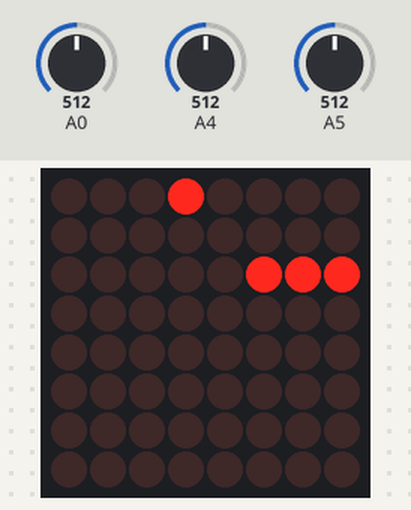
This sketch was run on a simulated Arduino Uno, built with avr-gcc and run on an emulated ATmega328P. On the bench: 8×8 LED matrix. Inputs (shaded band) come from the test bench; at power-on: A5 = 512, A0 = 512, A4 = 512. Random numbers use the default seed unless the sketch sets one.

Above: at 1.2 s.
1.3 s: A5 set to 587
At 1.36 s:
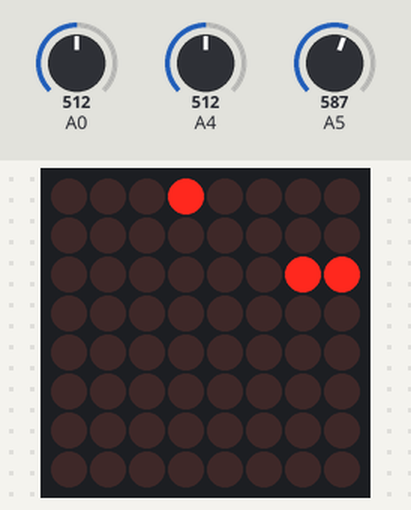
3.9 s: A5 set to 607
At 4.07 s:
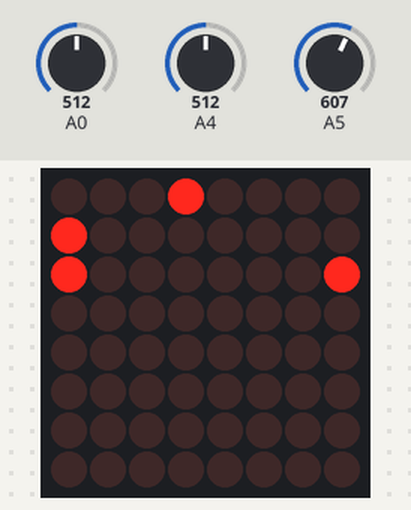
At 4.68 s:
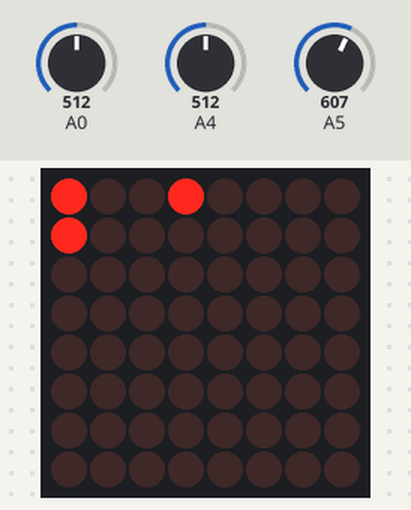
Timing chart, 0 to 6.9 s (numbered marks = the images above; inputs shaded):
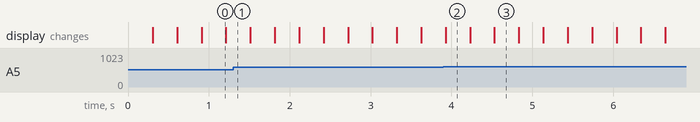

The sketch:

Snake_1.0.ino
```cpp
#include <LedControl.h>
LedControl lc = LedControl(6,3,5, 1);
int length = 3;
int direction = 0;
int xa, ya, r, r2;
int game = 1;


struct Point{
  int x;
  int y;
};

Point Snake[64];

void move(){
  if(Snake[0].x > 7) Snake[0].x = 0;
  if(Snake[0].y > 7) Snake[0].y = 0;
  if(Snake[0].x < 0) Snake[0].x = 7;
  if(Snake[0].y < 0) Snake[0].y = 7;

  lc.setLed(0, Snake[0].x, Snake[0].y, true);
  for(int i = length; i>0; i--){
    Snake[i].x = Snake[i-1].x;
    Snake[i].y = Snake[i-1].y;
  }

  if(direction == 0){
    Snake[0].y += 1;
  }if(direction == 1){
    Snake[0].y -= 1;
  }if(direction == 2){
    Snake[0].x += 1;
  }if(direction == 3){
    Snake[0].x -= 1;
  }

  lc.clearDisplay(0);
  for(int i = 0; i < length; i++){
    lc.setLed(0, Snake[i].x, Snake[i].y, true);
  }
  for(int i = length-1; i>0; i--){
    if(Snake[0].x == Snake[i].x && Snake[0].y == Snake[i].y){
      game = 0;
    }
  }


}

void setup() {
  randomSeed(analogRead(0));
  xa = random(0,7);
  ya = random(0,7);
  pinMode(A4, INPUT);
  pinMode(A5, INPUT);
  lc.shutdown(0, false);
  lc.setIntensity(0, 10);
  lc.clearDisplay(0);

  Snake[0].x = 2;
  Snake[0].y = 3;
  Snake[1].x = 1;
  Snake[1].y = 3;
  Snake[2].x = 0;
  Snake[2].y = 3;
}

void loop() {
  randomSeed(analogRead(0));
  if(game){
    lc.setLed(0,xa,ya, true);
    for(int i = length-1; i>0; i--){
      if(xa==Snake[i].x && ya==Snake[i].y){
        xa=random(0,7);
        ya=random(0,7);
      }
    }
    if(Snake[0].x == xa && Snake[0].y == ya){
      xa = random(0,7);
      ya = random(0,7);
      length += 1;
      delay(100);
    }
    r = analogRead(4);
    r2 = analogRead(5);
    if(r <= 400 && direction != 1) direction = 0;
    else if(r >= 600 && direction != 0) direction = 1;
    if(r2 <= 400 && direction != 3) direction = 2;
    else if(r2 >= 600 && direction != 2) direction = 3;
    move();
    lc.setLed(0,xa,ya, true);
    delay(300);
  }
  else{
    for(int i = 0; i < length; i++){
      lc.setLed(0, Snake[i].x, Snake[i].y, false);
    }
    delay(200);
    for(int i = 0; i<length; i++){
      lc.setLed(0, Snake[i].x, Snake[i].y, true);
    }
    delay(200);
  }
}
```

Measured:
- the behaviour switches between 599 and 600 on A5 (found by bisection; images 1 and 2)
